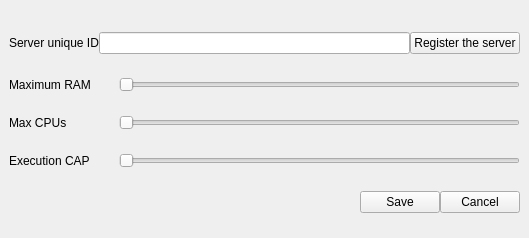
<?xml version="1.0" encoding="UTF-8"?>
<ui version="4.0">
 <class>Form</class>
 <widget class="QWidget" name="Form">
  <property name="geometry">
   <rect>
    <x>0</x>
    <y>0</y>
    <width>529</width>
    <height>238</height>
   </rect>
  </property>
  <property name="windowTitle">
   <string>Form</string>
  </property>
  <layout class="QVBoxLayout" name="verticalLayout">
   <property name="spacing">
    <number>0</number>
   </property>
   <property name="leftMargin">
    <number>9</number>
   </property>
   <property name="topMargin">
    <number>9</number>
   </property>
   <property name="rightMargin">
    <number>9</number>
   </property>
   <property name="bottomMargin">
    <number>0</number>
   </property>
   <item>
    <layout class="QHBoxLayout" name="horizontalLayout_3">
     <item>
      <widget class="QLabel" name="label">
       <property name="text">
        <string>Server unique ID</string>
       </property>
      </widget>
     </item>
     <item>
      <widget class="QLineEdit" name="lineEdit"/>
     </item>
     <item>
      <widget class="QPushButton" name="pushButton_3">
       <property name="text">
        <string>Register the server</string>
       </property>
      </widget>
     </item>
    </layout>
   </item>
   <item>
    <layout class="QHBoxLayout" name="horizontalLayout">
     <item>
      <widget class="QLabel" name="label_2">
       <property name="minimumSize">
        <size>
         <width>110</width>
         <height>0</height>
        </size>
       </property>
       <property name="text">
        <string>Maximum RAM</string>
       </property>
      </widget>
     </item>
     <item>
      <widget class="QSlider" name="horizontalSlider">
       <property name="orientation">
        <enum>Qt::Horizontal</enum>
       </property>
      </widget>
     </item>
    </layout>
   </item>
   <item>
    <layout class="QHBoxLayout" name="horizontalLayout_2">
     <item>
      <widget class="QLabel" name="label_3">
       <property name="minimumSize">
        <size>
         <width>110</width>
         <height>0</height>
        </size>
       </property>
       <property name="text">
        <string>Max CPUs</string>
       </property>
      </widget>
     </item>
     <item>
      <widget class="QSlider" name="horizontalSlider_2">
       <property name="orientation">
        <enum>Qt::Horizontal</enum>
       </property>
      </widget>
     </item>
    </layout>
   </item>
   <item>
    <layout class="QHBoxLayout" name="horizontalLayout_4">
     <item>
      <widget class="QLabel" name="label_4">
       <property name="minimumSize">
        <size>
         <width>110</width>
         <height>0</height>
        </size>
       </property>
       <property name="text">
        <string>Execution CAP</string>
       </property>
      </widget>
     </item>
     <item>
      <widget class="QSlider" name="horizontalSlider_3">
       <property name="orientation">
        <enum>Qt::Horizontal</enum>
       </property>
      </widget>
     </item>
    </layout>
   </item>
   <item>
    <layout class="QHBoxLayout" name="horizontalLayout_5">
     <item>
      <spacer name="horizontalSpacer">
       <property name="orientation">
        <enum>Qt::Horizontal</enum>
       </property>
       <property name="sizeHint" stdset="0">
        <size>
         <width>40</width>
         <height>20</height>
        </size>
       </property>
      </spacer>
     </item>
     <item>
      <widget class="QPushButton" name="pushButton">
       <property name="text">
        <string>Save</string>
       </property>
      </widget>
     </item>
     <item>
      <widget class="QPushButton" name="pushButton_2">
       <property name="text">
        <string>Cancel</string>
       </property>
      </widget>
     </item>
    </layout>
   </item>
  </layout>
 </widget>
 <resources/>
 <connections/>
</ui>
